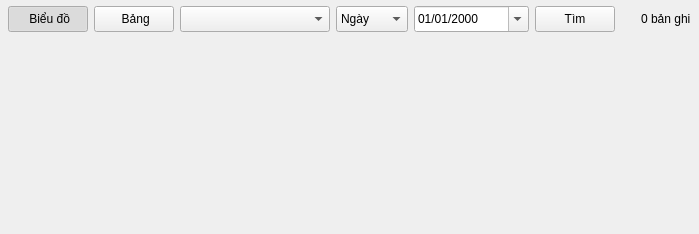
<?xml version="1.0" encoding="UTF-8"?>
<ui version="4.0">
 <class>HistoryPage</class>
 <widget class="QWidget" name="HistoryPage">
  <layout class="QVBoxLayout" name="verticalLayout">
   <property name="leftMargin"><number>8</number></property>
   <property name="topMargin"><number>6</number></property>
   <property name="rightMargin"><number>8</number></property>
   <property name="bottomMargin"><number>6</number></property>
   <property name="spacing"><number>4</number></property>
   <item>
    <layout class="QHBoxLayout" name="filterLayout">
     <property name="spacing"><number>6</number></property>
     <item><widget class="QPushButton" name="chartTabButton"><property name="minimumSize"><size><width>0</width><height>26</height></size></property><property name="text"><string> Biểu đồ</string></property><property name="checkable"><bool>true</bool></property><property name="checked"><bool>true</bool></property></widget></item>
     <item><widget class="QPushButton" name="tableTabButton"><property name="minimumSize"><size><width>0</width><height>26</height></size></property><property name="text"><string> Bảng</string></property><property name="checkable"><bool>true</bool></property></widget></item>
     <item><widget class="QComboBox" name="deviceCombo"><property name="minimumSize"><size><width>150</width><height>26</height></size></property></widget></item>
     <item><widget class="QComboBox" name="periodCombo"><property name="minimumSize"><size><width>72</width><height>26</height></size></property><item><property name="text"><string>Ngày</string></property></item><item><property name="text"><string>Tháng</string></property></item><item><property name="text"><string>Năm</string></property></item></widget></item>
     <item><widget class="QDateEdit" name="dateEdit"><property name="minimumSize"><size><width>115</width><height>26</height></size></property><property name="calendarPopup"><bool>true</bool></property><property name="displayFormat"><string>dd/MM/yyyy</string></property></widget></item>
     <item><widget class="QPushButton" name="searchButton"><property name="minimumSize"><size><width>0</width><height>26</height></size></property><property name="text"><string>Tìm</string></property></widget></item>
     <item><spacer name="filterSpacer"><property name="orientation"><enum>Qt::Horizontal</enum></property><property name="sizeHint" stdset="0"><size><width>20</width><height>20</height></size></property></spacer></item>
     <item><widget class="QLabel" name="recordCountLabel"><property name="text"><string>0 bản ghi</string></property></widget></item>
    </layout>
   </item>
   <item>
    <widget class="QStackedWidget" name="viewStack">
     <widget class="QWidget" name="chartPage"/>
     <widget class="QWidget" name="tablePage">
      <layout class="QVBoxLayout" name="tablePageLayout">
       <property name="leftMargin"><number>0</number></property>
       <property name="topMargin"><number>0</number></property>
       <property name="rightMargin"><number>0</number></property>
       <property name="bottomMargin"><number>0</number></property>
       <item>
        <widget class="QTableWidget" name="historyTable">
         <property name="alternatingRowColors"><bool>false</bool></property>
         <property name="editTriggers"><set>QAbstractItemView::NoEditTriggers</set></property>
         <property name="selectionBehavior"><enum>QAbstractItemView::SelectRows</enum></property>
         <property name="columnCount"><number>1</number></property>
         <property name="rowCount"><number>0</number></property>
         <column><property name="text"><string>Thời gian</string></property></column>
        </widget>
       </item>
      </layout>
     </widget>
    </widget>
   </item>
  </layout>
 </widget>
 <resources/>
 <connections/>
</ui>
